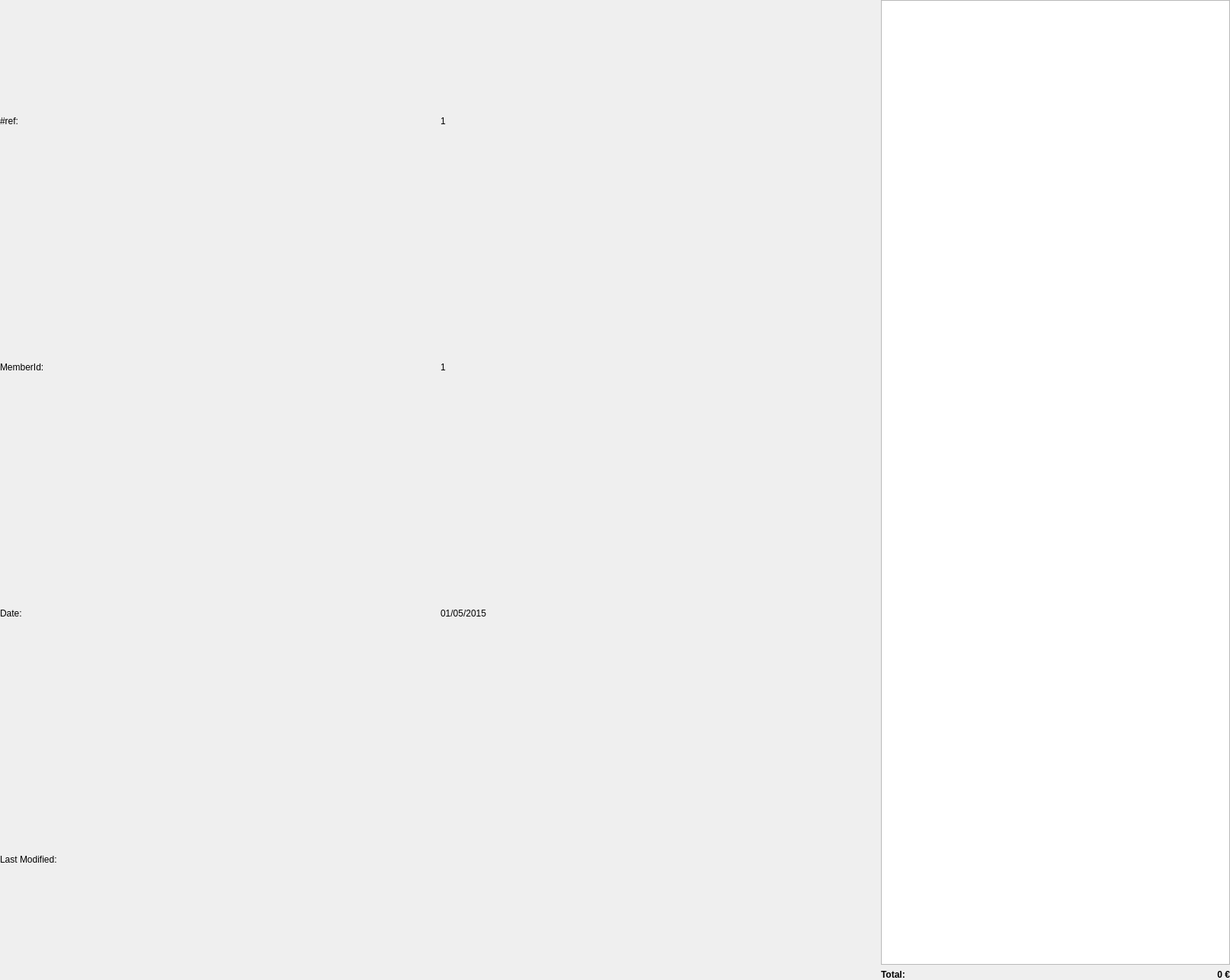
<?xml version="1.0" encoding="UTF-8"?>
<ui version="4.0">
 <class>InvoiceDetailsView</class>
 <widget class="QWidget" name="InvoiceDetailsView">
  <property name="geometry">
   <rect>
    <x>0</x>
    <y>0</y>
    <width>1614</width>
    <height>1286</height>
   </rect>
  </property>
  <property name="minimumSize">
   <size>
    <width>0</width>
    <height>0</height>
   </size>
  </property>
  <property name="windowTitle">
   <string>Form</string>
  </property>
  <property name="styleSheet">
   <string notr="true">QLabel{
font: 18pt &quot;Calibri&quot;;
}


#invoiceTotalValueLabel {
font-weight: bold;
font: 40pt &quot;Calibri&quot;;
}

#invoiceTotalLabel {
font-weight: bold;
font: 40pt &quot;Calibri&quot;;
}</string>
  </property>
  <layout class="QHBoxLayout" name="horizontalLayout">
   <property name="leftMargin">
    <number>0</number>
   </property>
   <property name="topMargin">
    <number>0</number>
   </property>
   <property name="rightMargin">
    <number>0</number>
   </property>
   <property name="bottomMargin">
    <number>0</number>
   </property>
   <item>
    <widget class="QWidget" name="pruductListWidget" native="true">
     <layout class="QVBoxLayout" name="verticalLayout">
      <property name="leftMargin">
       <number>0</number>
      </property>
      <property name="topMargin">
       <number>0</number>
      </property>
      <property name="rightMargin">
       <number>0</number>
      </property>
      <property name="bottomMargin">
       <number>0</number>
      </property>
      <item>
       <widget class="QWidget" name="invoiceIdWidget" native="true">
        <layout class="QHBoxLayout" name="horizontalLayout_2">
         <property name="leftMargin">
          <number>0</number>
         </property>
         <property name="topMargin">
          <number>0</number>
         </property>
         <property name="rightMargin">
          <number>0</number>
         </property>
         <property name="bottomMargin">
          <number>0</number>
         </property>
         <item>
          <widget class="QLabel" name="invoiceIdLabel">
           <property name="text">
            <string>#ref:</string>
           </property>
          </widget>
         </item>
         <item>
          <widget class="QLabel" name="invoiceIdValueLabel">
           <property name="minimumSize">
            <size>
             <width>200</width>
             <height>0</height>
            </size>
           </property>
           <property name="text">
            <string notr="true">1</string>
           </property>
          </widget>
         </item>
        </layout>
       </widget>
      </item>
      <item>
       <widget class="QWidget" name="memberIdWidget" native="true">
        <layout class="QHBoxLayout" name="horizontalLayout_5">
         <property name="leftMargin">
          <number>0</number>
         </property>
         <property name="topMargin">
          <number>0</number>
         </property>
         <property name="rightMargin">
          <number>0</number>
         </property>
         <property name="bottomMargin">
          <number>0</number>
         </property>
         <item>
          <widget class="QLabel" name="memberIdLabel">
           <property name="text">
            <string>MemberId:</string>
           </property>
          </widget>
         </item>
         <item>
          <widget class="QLabel" name="memberIdValueLabel">
           <property name="text">
            <string notr="true">1</string>
           </property>
          </widget>
         </item>
        </layout>
       </widget>
      </item>
      <item>
       <widget class="QWidget" name="invoiceDateWidget" native="true">
        <layout class="QHBoxLayout" name="horizontalLayout_3">
         <property name="leftMargin">
          <number>0</number>
         </property>
         <property name="topMargin">
          <number>0</number>
         </property>
         <property name="rightMargin">
          <number>0</number>
         </property>
         <property name="bottomMargin">
          <number>0</number>
         </property>
         <item>
          <widget class="QLabel" name="invoiceDateLabel">
           <property name="text">
            <string>Date:</string>
           </property>
          </widget>
         </item>
         <item>
          <widget class="QLabel" name="invoiceDateValueLabel">
           <property name="minimumSize">
            <size>
             <width>200</width>
             <height>0</height>
            </size>
           </property>
           <property name="text">
            <string>01/05/2015</string>
           </property>
          </widget>
         </item>
        </layout>
       </widget>
      </item>
      <item>
       <widget class="QWidget" name="invoiceLastModifWidget" native="true">
        <layout class="QHBoxLayout" name="horizontalLayout_6">
         <property name="leftMargin">
          <number>0</number>
         </property>
         <property name="topMargin">
          <number>0</number>
         </property>
         <property name="rightMargin">
          <number>0</number>
         </property>
         <property name="bottomMargin">
          <number>0</number>
         </property>
         <item>
          <widget class="QLabel" name="invoiceLastModifLabel">
           <property name="text">
            <string>Last Modified:</string>
           </property>
          </widget>
         </item>
         <item>
          <widget class="QLabel" name="invoiceLastModifValueLabel">
           <property name="text">
            <string notr="true"/>
           </property>
          </widget>
         </item>
        </layout>
       </widget>
      </item>
     </layout>
    </widget>
   </item>
   <item>
    <widget class="QWidget" name="invoiceInfoWidget" native="true">
     <property name="minimumSize">
      <size>
       <width>458</width>
       <height>0</height>
      </size>
     </property>
     <property name="maximumSize">
      <size>
       <width>458</width>
       <height>16777215</height>
      </size>
     </property>
     <layout class="QVBoxLayout" name="verticalLayout_2">
      <property name="leftMargin">
       <number>0</number>
      </property>
      <property name="topMargin">
       <number>0</number>
      </property>
      <property name="rightMargin">
       <number>0</number>
      </property>
      <property name="bottomMargin">
       <number>0</number>
      </property>
      <item>
       <widget class="QTableWidget" name="productTableWidget">
        <property name="verticalScrollBarPolicy">
         <enum>Qt::ScrollBarAlwaysOff</enum>
        </property>
        <property name="horizontalScrollBarPolicy">
         <enum>Qt::ScrollBarAlwaysOff</enum>
        </property>
        <property name="editTriggers">
         <set>QAbstractItemView::NoEditTriggers</set>
        </property>
        <property name="selectionMode">
         <enum>QAbstractItemView::NoSelection</enum>
        </property>
        <property name="selectionBehavior">
         <enum>QAbstractItemView::SelectRows</enum>
        </property>
        <attribute name="verticalHeaderVisible">
         <bool>false</bool>
        </attribute>
       </widget>
      </item>
      <item>
       <widget class="QWidget" name="invoiceTotalWidget" native="true">
        <layout class="QHBoxLayout" name="horizontalLayout_4">
         <property name="leftMargin">
          <number>0</number>
         </property>
         <property name="topMargin">
          <number>0</number>
         </property>
         <property name="rightMargin">
          <number>0</number>
         </property>
         <property name="bottomMargin">
          <number>0</number>
         </property>
         <item>
          <widget class="QLabel" name="invoiceTotalLabel">
           <property name="text">
            <string>Total:</string>
           </property>
          </widget>
         </item>
         <item>
          <widget class="QLabel" name="invoiceTotalValueLabel">
           <property name="minimumSize">
            <size>
             <width>200</width>
             <height>0</height>
            </size>
           </property>
           <property name="text">
            <string notr="true">0 €</string>
           </property>
           <property name="alignment">
            <set>Qt::AlignRight|Qt::AlignTrailing|Qt::AlignVCenter</set>
           </property>
          </widget>
         </item>
        </layout>
       </widget>
      </item>
     </layout>
    </widget>
   </item>
  </layout>
 </widget>
 <resources/>
 <connections/>
</ui>
